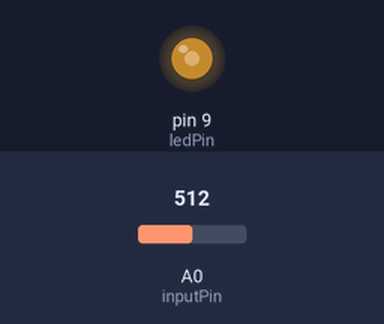
Bench run of a sketch on a simulated Arduino Uno, built with avr-gcc and run on an emulated ATmega328P. Shown: output pins drawn as LEDs (lit = HIGH). The test bench sets the inputs (shaded band); at power-on: A0 (inputPin) = 512.

Above: at 1.2 s.
1.3 s: A0 (inputPin) set to 716
At 2.3 s:
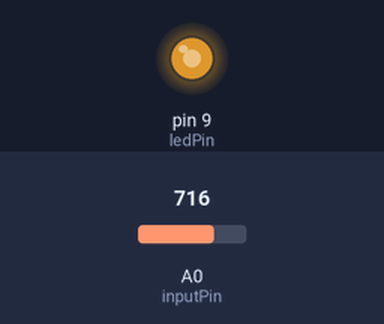
2.8 s: A0 (inputPin) set to 900
At 3.7 s:
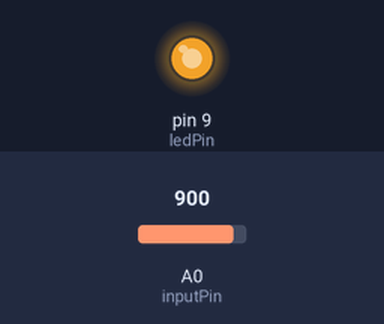
4.3 s: A0 (inputPin) set to 122
At 5.1 s:
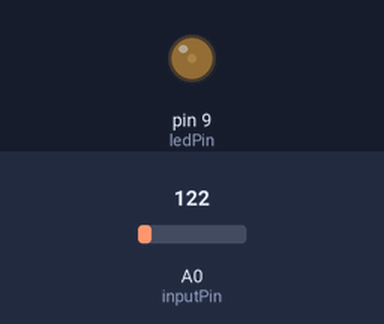
5.8 s: A0 (inputPin) set to 0
At 6.5 s:
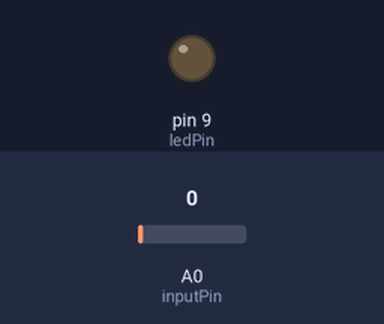
Timing chart, 0 to 8.3 s (numbered marks = the images above; inputs shaded):
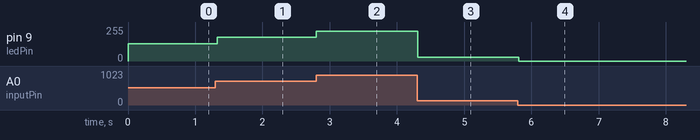

Measured:
- after the input at 1.3 s, pin 9 (ledPin): 128/255 → 179/255 at once
- after the input at 2.8 s, pin 9 (ledPin): 179/255 → 225/255 at once
- after the input at 4.3 s, pin 9 (ledPin): 225/255 → 30/255 at once
- after the input at 5.8 s, pin 9 (ledPin): 30/255 → 0/255 at once

The sketch:

analogInFade.ino
```cpp
int ledPin = 9;
int inputPin = 0;

void setup() {
  pinMode(ledPin, OUTPUT);
}

void loop() {

  int reading = analogRead(inputPin);

  analogWrite(ledPin, reading/4);
  delay(30);
}
```
